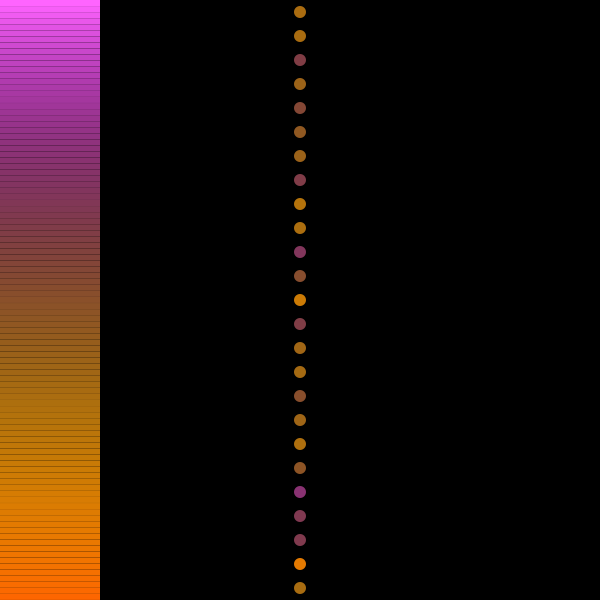
Frame 1 (no input)
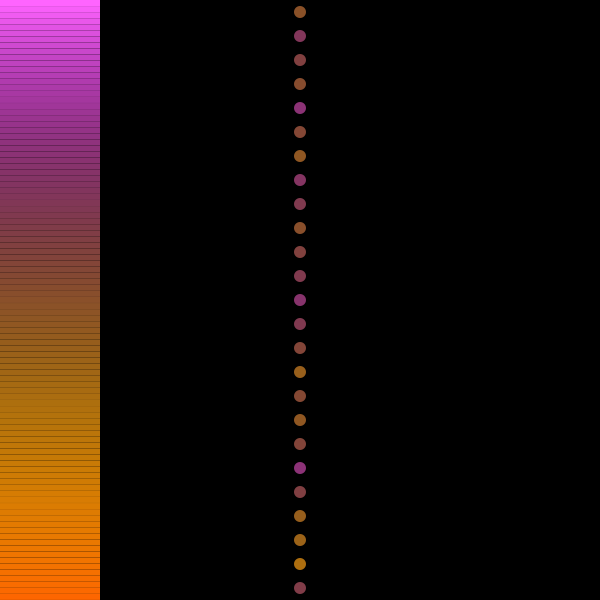
Frame 60 (the mouse pressed at the canvas centre just before this capture)
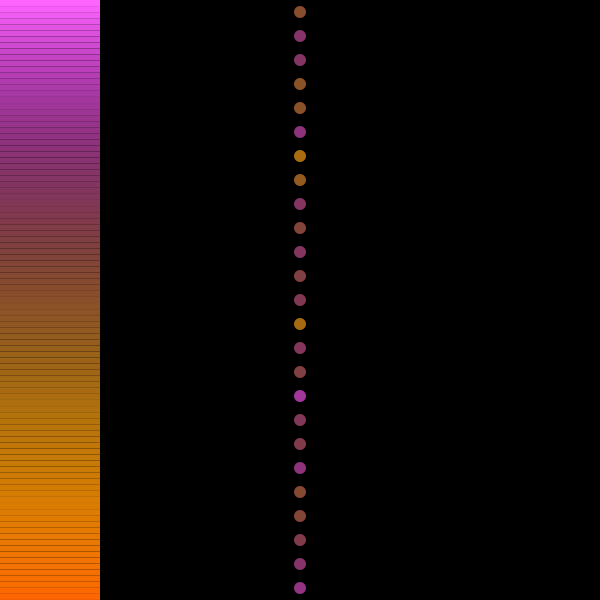
Frame 120 (the mouse held since frame 60 and released just before this capture)

The Processing sketch that drew these frames (run headless with seeded random() and noise(); from frame 60 on, the mouse is pressed at the canvas centre):

// Processing sketch: sketch_200414a
// ── sketch_200414a.pde
LEDSim ledSim;

void setup()
{
  size(600,600);
  ledSim = new LEDSim(25);
}


void draw()
{
  background(0);
   
  long m = millis();
  
    float[] a = {255,100,255};
    float[] b = {0,-50,25};
    float[] c = {200,200,0};
    float[] d = {255,100,0};
  drawBez(a,b,c,d);
  ledSim.drawC(m,new CCM(){
    public int getColor(int index,int total, int previous,long millis)
    {
      
float[] a = {255,100,255};
    float[] b = {0,-50,25};
    float[] c = {200,200,0};
    float[] d = {255,100,0};
    
      float s = millis/1000.f;
      float r = (noise(s*.5,index+s*2));    
      //float g = red(previous);
      return colorFromRange(r,a,b,c,d);
    }});
}

//returns color from a float number between 0-1
int colorFromRange(float pct,float[] a,  float[] b,  float[] c,  float[] d)
{
    float[] resultc = bezier(pct, a,b,c,d);
  return color(resultc[0],resultc[1],resultc[2]);
}

void drawBez(float[] a,  float[] b,  float[] c,  float[] d)
{
  pushStyle();
  int count = 100;
  noStroke();
  for(int i = 0; i < count; i++)
  {
    float t = i*1.f/(count-1);
 
    
    float[] result = bezier(t,a,b,c,d);
    int col = color(result[0],result[1],result[2]);
    fill(col);
    rect(0,t*height,100,height*1.f/count);
  } 
  popStyle();
}

void testBezzy()
{
  //beginShape();
  //stroke(255);
  //noFill();
  noStroke();
  int count = 1+(int)(mouseX*500.f/width);
  for(int i = 0; i < count; i++)
  {
    float[] a = {0,0,0};
    float[] b = {width,0,0};
    float[] c = {width,height,0};
    float[] d = {0,height,0};
    float t = i*1.f/(count-1);
    float[] result = bezier(t, a,b,c,d);
    
    
    float[] ac = {0,100,255};
    float[] bc = {255,0,255};
    float[] cc = {255,255,128};
    float[] dc = {0,255,255};
    
    float[] resultc = bezier(t, ac,bc,cc,dc);
    fill(resultc[0],resultc[1],resultc[2]);
    
    ellipse(result[0],result[1],5,5);
  } 
  endShape();
}

// ── LEDSim.pde
class LEDSim
{
  int[] lastColors;
  int lightCount = 10;
  
  LEDSim(int count)
  {
    lightCount=count;
    lastColors = new int[lightCount];
  }
  
  private void renderColors(int[] colors)
  {
    float h_spacing = height*1./colors.length;
    for(int i = 0; i < colors.length; i++)
    {
      pushStyle();
      fill(colors[i]);
      //stroke(colors[i]);
      noStroke();
      ellipse(width/2,
              h_spacing*(i+.5),
      h_spacing*.5,h_spacing*.5);
      popStyle();
    }
  }
  
  public void draw(long millis)
  {
    int[] colors = getColors(millis);
    lastColors = colors;
    renderColors(colors);  
  }
  public void drawC(long millis, CCM c)
  {
    int[] colors = getColors2(millis,c);
    lastColors = colors;
    renderColors(colors);  
  }
  
  private int[] getColors2(long millis, CCM c)
  {
    int[] nextColors = new int[lightCount];
    for(int i = 0; i < nextColors.length; i++)
    {
      nextColors[i] = c.getColor(i,lightCount, lastColors[i], millis);
    }
    return nextColors;
  }
  private int[] getColors(long millis)
  {
    int[] nextColors = new int[lightCount];
    float seconds = millis/1000.f;
    for(int i = 0; i < nextColors.length; i++)
    {
      float r = 255*(1+sin(5*seconds+i))/2;
      nextColors[i] = color(r,0,0);
    }
    return nextColors;
  }
}

interface CCM{
  int getColor(int index,int total, int previous,long millis);
}

// ── math.pde
float[] aTimesV(float a, float[]V)
{
  float[] result = new float[V.length];
  for(int i = 0; i<V.length;i++)
  {
    result[i] = a*V[i]; 
  }
  return result;
}

//add two potentially differeing length vectors together 
float[] p1PlusP2(float[] p1,float[] p2)
{
  int maxL = max(p1.length,p2.length);
  float[] result = new float[maxL];
  for(int i = 0; i < maxL; i++)
  {
    if(i > p1.length)
    {
      result[i] = p2[i];
    }
    else if (i > p2.length)
    {
      result[i] = p1[i];
    }
    else
    {
      result[i] = p1[i]+p2[i];
    }
  }
  return result;
}

float[] bezier(float t, float[] p1,  float[] p2,  float[] p3,  float[] p4)
{
  float oneMinusT = 1-t;
  float a = oneMinusT*oneMinusT*oneMinusT;
  float b = 3*oneMinusT*oneMinusT*t;
  float c = 3*oneMinusT*t*t;
  float d = t*t*t;
  float[] result = p1PlusP2(p1PlusP2(aTimesV(a,p1),aTimesV(b,p2)) , p1PlusP2(aTimesV(c,p3), aTimesV(d,p4)));
  return result;
}
